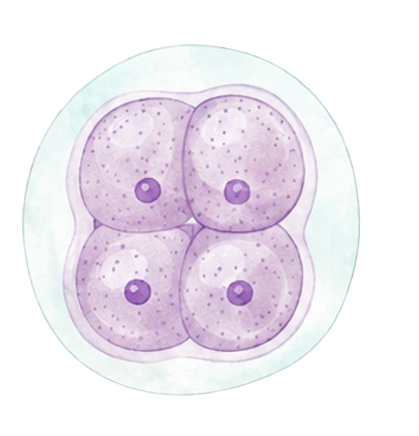
#> input picture Fruitfolio/Assets.xcassets/Art/CycleTracker/Fertilization/fertilization_embryo_4_cell.imageset/fertilization_embryo_4_cell.png, 419 x 436 px, given in place of FruitfolioAppIcon.png, which was not available
$ python build_artwork_geometry.py
#> lines starting #> are read from the running program, lines starting #| are printed output that depends on the picture; pictures that were not available may be replaced by others from this repository, and a replacement may not be noted
#!/usr/bin/env python3
"""Measure existing PNGs without changing artwork or choosing screen assignments."""
import hashlib,json
from pathlib import Path
from PIL import Image
root=Path(__file__).resolve().parents[1]
assets={}
for contents in sorted((root/'Fruitfolio/Assets.xcassets').rglob('Contents.json')):
    data=json.loads(contents.read_text())
#> (reads Fruitfolio/Assets.xcassets/AppIcon.appiconset/Contents.json from the repository)
    for item in data.get('images',[]):
        if not item.get('filename','').lower().endswith('.png'):continue
        p=contents.parent/item['filename']
        with Image.open(p) as image:
#> image is the input picture: PIL image 419x436 RGBA; mean R, G, B, A 239.2, 234.1, 241.6, 132
            width,height=image.size
#> width = 419; height = 436
            alpha=image.getchannel('A') if 'A' in image.getbands() else None
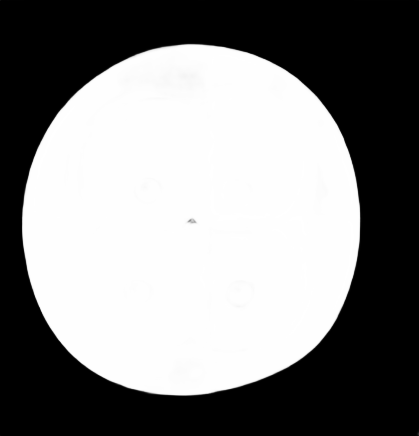
#> alpha: PIL image 419x436 L; min 0, max 255, mean 132
            bounds=alpha.getbbox() if alpha else (0,0,width,height)
#> bounds = (0, 0, 419, 436)
        name=contents.parent.stem
        value={'width':width,'height':height,'visibleBounds':list(bounds) if bounds else None,'sha256':hashlib.sha256(p.read_bytes()).hexdigest(),'source':str(p.relative_to(root))}
        # Prefer the 1x/universal member; duplicate scales never change selection.
        if name not in assets or item.get('scale')=='1x':assets[name]=value
#> pass 2 of the loop `for contents in sorted((root/'Fruitfolio/Assets.xcassets').rglob('Cont..`:
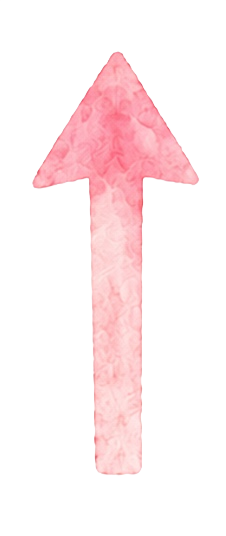
#> input picture Fruitfolio/Assets.xcassets/Art/CycleTracker/Hormones/hormone_increase_arrow.imageset/hormone_increase_arrow.png, 226 x 536 px, given in place of FruitfolioAppIcon.png, which was not available
#> image is the input picture: PIL image 226x536 RGBA; mean R, G, B, A 253.4, 237.7, 239.4, 55.1
#> `alpha=image.getchannel('A') if 'A' in image.getbands() else None`:
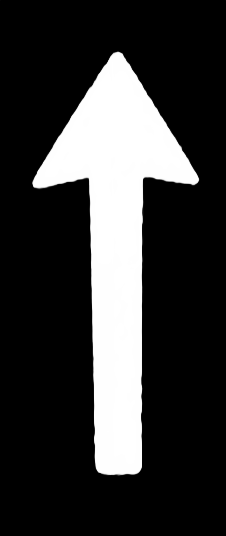
#> alpha: PIL image 226x536 L; min 0, max 255, mean 55.1
#> bounds = (0, 0, 226, 536)
#> (the run stopped early here; a loop or call above may not have finished)
